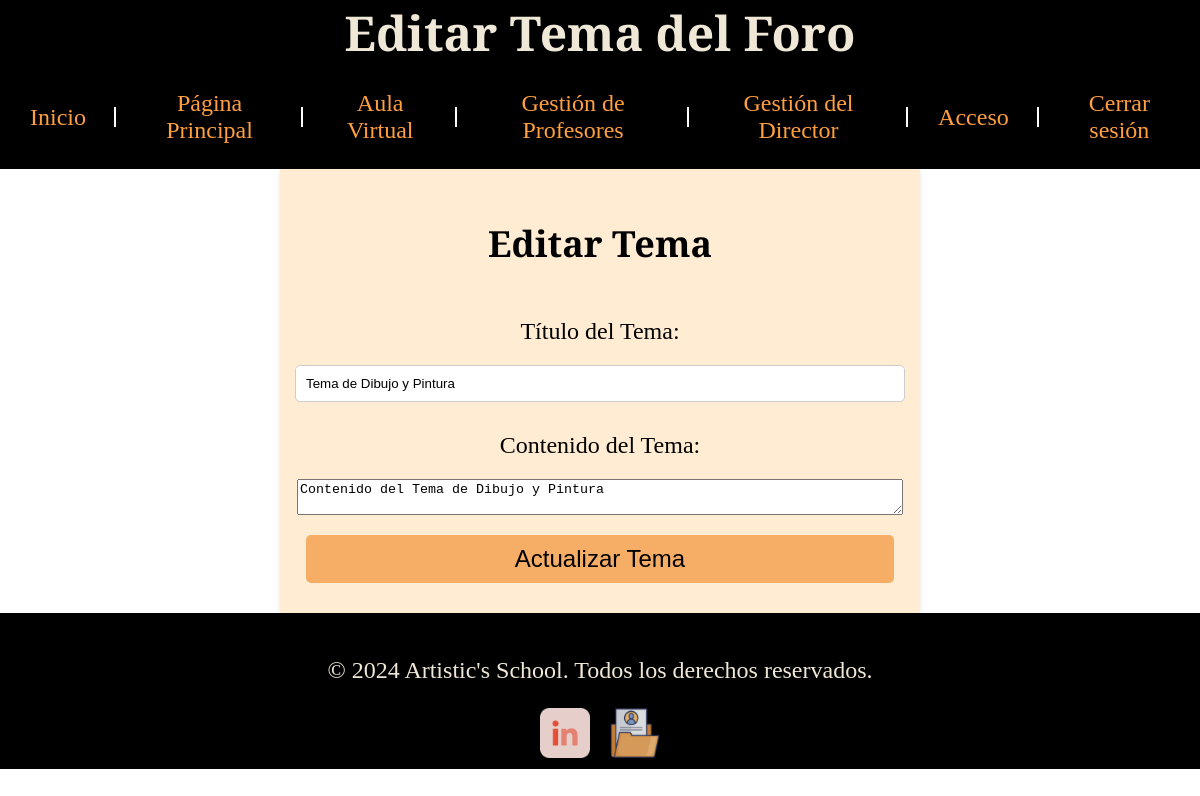
/app/vistas/actualizar-tema.php?topic_id=27 (signed in), run on the app's committed database.
### tables this page shows
CREATE TABLE `forum_topics` (
  `topic_id` int(11) NOT NULL,
  `course_id` int(11) NOT NULL,
  `user_id` int(11) NOT NULL,
  `title` varchar(255) NOT NULL,
  `content` text NOT NULL,
  `creation_date` timestamp NOT NULL DEFAULT current_timestamp()
);

### app/clases/Foro.php (called while the page is built, shortened)
<?php
class Foro
{
    private $conn;
    private $tabla = 'forum_topics';
    public $topic_id;
    public function __construct($db)
    {
        $this->conn = $db;
    }
    public function obtenerTema()
    {
        $query = "SELECT * FROM " . $this->tabla . " WHERE topic_id = :topic_id";
        $stmt = $this->conn->prepare($query);
        $this->topic_id = htmlspecialchars(strip_tags($this->topic_id));
        $stmt->bindParam(':topic_id', $this->topic_id);
        $stmt->execute();
        $resultado = $stmt->fetch(PDO::FETCH_ASSOC);
        return $resultado;
    }
}

### app/vistas/actualizar-tema.php (the view, shortened to what this page needs)
<?php
require_once '../clases/Foro.php';
$db = new Database();
$conexion = $db->getConnection();
$foroObj = new Foro($conexion);
if ($_SERVER["REQUEST_METHOD"] == "GET" && isset($_GET['topic_id'])) {
    $topic_id = $_GET['topic_id'];
    $foroObj->topic_id = $topic_id;
    try {
        $tema = $foroObj->obtenerTema();
        if ($tema) {
?>
            <!DOCTYPE html>
            <html lang="es">
            <head>
                <link rel="stylesheet" href="../../public/css/formularios.css">
            </head>
            <body>
                <header>
                    <h1>Editar Tema del Foro</h1>
                    <?php include 'components/nav.php'; ?>
                </header>
                <section>
                    <form action="../funciones/foro/procesar-actualizar-tema.php" method="post">
                        <h2>Editar Tema</h2>
                        <label for="title">Título del Tema:</label>
                        <input type="text" id="title" name="title" value="<?= htmlspecialchars($tema['title']); ?>" required>
                        <label for="content">Contenido del Tema:</label>
                        <textarea id="content" name="content" required><?= htmlspecialchars($tema['content']); ?></textarea>
                        <input type="submit" value="Actualizar Tema">
                    </form>
                </section>
                <?php include 'components/footer.php'; ?>
            </body>
            </html>
<?php
        } else {
            echo "No se encontró el tema.";
        }
    } catch (Exception $e) {
        echo "Error: " . $e->getMessage();
    }
} else {
    echo "ID del tema no proporcionado.";
}
?>

### public/css/formularios.css (style rules this page uses)
body { animation: cambioColor 10s infinite; cursor: url('cursor/pincel-cursor.png'), auto; font-family: 'Playfair Display', Georgia, 'Times New Roman', Times, serif; font-size: x-large; margin: 0; text-align: center; }
header { background-color: black; text-align: center; align-items: center; justify-content: center; }
h1 { margin: 0; padding: 0; background-color: black; font-weight: bold; text-align: center; color: rgb(240, 232, 215); }
form { display: flex; flex-direction: column; align-items: center; width: 50%; margin: 0 auto; background-color: #ffecd2; padding: 20px; box-shadow: 0 2px 5px rgba(0, 0, 0, 0.1); }
label { margin: 20px; }
input[type="text"], input[type="file"], input[type="submit"], input[type="email"], input[type="password"] { margin-bottom: 10px; padding: 10px; border: 1px solid #ccc; border-radius: 5px; width: 98%; }
input[type="submit"] { font-size: x-large; width: 98%; background-color: rgb(246, 173, 101); color: black; border: none; cursor: pointer; }
textarea { width: 100%; height: auto; margin-bottom: 20px; }

### data on the page
forum_topics: title "Tema de Dibujo y Pintura", content "Contenido del Tema de Dibujo y Pintura"
